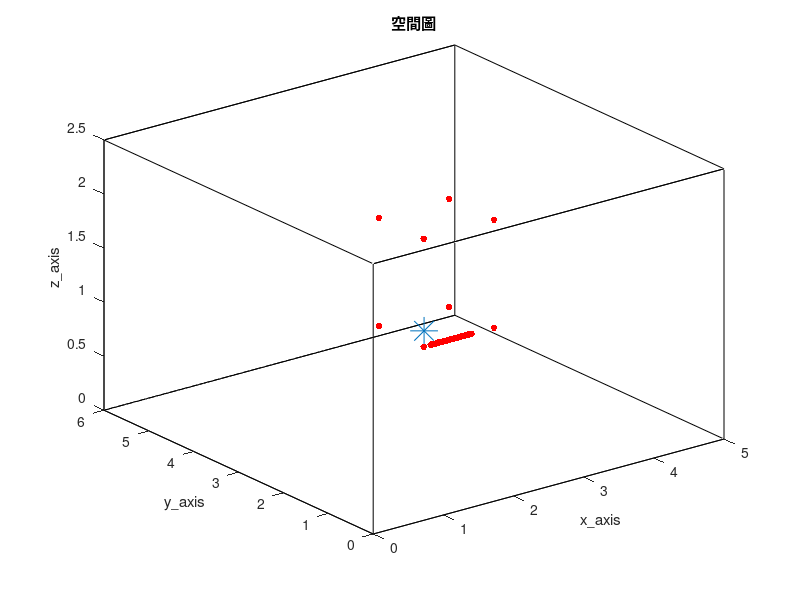

Source code (MATLAB): (Note: this script raises an error after producing the figure.)
clc; clear;
close all;

% 加入資料夾 %
addpath('wpe_v1.33')

tic

%% RIR parameter %%
SorNum = 1;                                              % source number
MicNum_TDOA = 8;                                         % TDOA麥克風數量
MicNum = 38;                                             % number of microphone
c = 343;                                                 % Sound velocity (m/s)
fs = 16000;                                              % Sample frequency (samples/s)

% distributed 8 mic %
mic_x = [ 200 ; 300 ; 300 ; 200 ; 200 ; 300 ; 300 ; 200 ]./100;
mic_y = [ 200 ; 200 ; 300 ; 300 ; 200 ; 200 ; 300 ; 300 ]./100;
mic_z = [ 100 ; 100 ; 100 ; 100 ; 200 ; 200 ; 200 ; 200 ]./100;
MicPos = [mic_x, mic_y, mic_z,];

% ULA 30 mics %
MicStart = [210, 200, 100]/100;
spacing = 0.02;
for i = MicNum_TDOA+1:MicNum
    MicPos(i, :) = [MicStart(1, 1)+(i-(MicNum_TDOA+1))*spacing, MicStart(1, 2), MicStart(1, 3)];
end

SorPos = [210, 215, 110]/100;                            % source position (m)
room_dim = [500, 600, 250]/100;                          % Room dimensions [x y z] (m)
%%%%%%%%%%%%%%%%%%%%%%%%%%%%%%%%%%%%%%%%%%%%%%%%%%%%%%%%%%%%%%%%%%%%%%%%%%%%%%%%%%%%%%%%%%%%%%%%%%%%%%%%%%%%%%%%%%%
reverberation_time = 0.2;                                % Reverberation time (s)
points_rir = 4096;                                       % Number of rir points (需比 reverberation time 還長)
look_mic = 38;
%%%%%%%%%%%%%%%%%%%%%%%%%%%%%%%%%%%%%%%%%%%%%%%%%%%%%%%%%%%%%%%%%%%%%%%%%%%%%%%%%%%%%%%%%%%%%%%%%%%%%%%%%%%%%%%%%%%
mtype = 'omnidirectional';                               % Type of microphone
order = -1;                                              % -1 equals maximum reflection order!
dim = 3;                                                 % Room dimension
orientation = 0;                                         % Microphone orientation (rad)
hp_filter = 1;                                           % Disable high-pass filter

referencce_point = MicPos(1, :);
sorpos_groundtruth = SorPos - referencce_point;

figure(1);
plot3( [0 room_dim(1, 1) room_dim(1, 1) 0 0 0 room_dim(1, 1) room_dim(1, 1) 0 0 room_dim(1, 1) room_dim(1, 1) 0 0 room_dim(1, 1) room_dim(1, 1)], ...
       [0 0 room_dim(1, 2) room_dim(1, 2) 0 0 0 room_dim(1, 2) room_dim(1, 2) room_dim(1, 2) room_dim(1, 2) room_dim(1, 2) room_dim(1, 2) 0 0 0], ...
       [0 0 0 0 0 room_dim(1, 3) room_dim(1, 3) room_dim(1, 3) room_dim(1, 3) 0 0 room_dim(1, 3) room_dim(1, 3) room_dim(1, 3) room_dim(1, 3) 0] , 'k')
hold on
plot3(MicPos(:, 1), MicPos(:, 2), MicPos(:, 3), 'r.', 'MarkerSize', 15)
hold on
plot3(SorPos(:, 1), SorPos(:, 2), SorPos(:, 3), '*', 'MarkerSize', 20)
hold off
xlabel('x\_axis')
ylabel('y\_axis')
zlabel('z\_axis')
title('空間圖')
shg

%% load ground-truth RIR (h) %%
% % 產生 RIR 和存.mat 檔 %
% h = rir_generator(c, fs, MicPos, SorPos, room_dim, reverberation_time, points_rir, mtype, order, dim, orientation, hp_filter);
% rir_filename_str = ['h\h_', string(reverberation_time), 'x', string(MicNum), 'x', string(points_rir), '.mat'];
% rir_filemane = join(rir_filename_str, '');
% save(rir_filemane, 'h')

rir_filename_str = ['h\h_', string(reverberation_time), 'x', string(MicNum), 'x', string(points_rir), '.mat'];
rir_filemane = join(rir_filename_str, '');
load(rir_filemane)

%% window parameter %%
NFFT = 1024;
hopsize = 256;

win = hamming(NFFT);
osfac = round(NFFT/hopsize);

frequency = NFFT/2 + 1;
L = length(hopsize:hopsize:points_rir+2*NFFT-2);    % (len(win) + len(win) - 1) + points_rir - 1
freqs_vector = linspace(0, fs/2, frequency);

%% 讀音檔 (source) %%
Second = 23;
SorLen =  Second*fs;

% load speech source %
[source_transpose, fs] = audioread('245.wav', [1, SorLen]);
source = source_transpose.';

%% 產生麥克風訊號，先在時域上 convolution 再做 stft (y_nodelay y_delay Y_delay ) %%
% convolution source and RIR %
as = zeros(MicNum, points_rir+SorLen-1);
for i = 1 : MicNum
    as(i, :) = conv(h(i, :), source);
end

extra_delay_y = (ceil(NFFT/hopsize) - 1)*hopsize;    % put delay for equilization between time convolution and CTF 
y_delay = zeros(MicNum, SorLen);
y_delay(:, extra_delay_y+1:end) = as(:, 1:SorLen-extra_delay_y);
y_nodelay = as(:, 1:SorLen);

% y_delay 轉頻域 %
y_delay_transpose = y_delay.';
[Y_delay, ~, ~] = stft(y_delay_transpose, fs, Window=win, OverlapLength=NFFT-hopsize, FFTLength=NFFT, FrequencyRange='onesided');
NumOfFrame = size(Y_delay, 2);

%% TDOA localization %%
% GCC-PHAT for delay estimation %
delay = zeros(MicNum_TDOA-1, 1);
difference = zeros(MicNum_TDOA-1, 1);
for i = 1:MicNum_TDOA-1
    delay(i, :) = gccphat(y_nodelay(i+1,:).', y_nodelay(1,:).', fs);
    difference(i, :) = delay(i, :)*c;
end

% mics position with repect to reference point %
micpos = [mic_x, mic_y, mic_z,] - referencce_point;

% generate parameters matrix %
A = 2*[micpos(2:end, :), difference];
b = micpos(2:end, 1).^2 + micpos(2:end, 2).^2 + micpos(2:end, 3).^2 - difference.^2;
%%%%%%%%%%%%%%%%%%%%%%%%%%%%%%%%%%%%%%%%%%%%%%%%%%%%%%%%%%%%%%%%%%%%%%%%%%%%%%%%%%%%%%%%%%%%%%%%%%%%%%%%%%%%%%%%%%%
sigma = 0.01;
%%%%%%%%%%%%%%%%%%%%%%%%%%%%%%%%%%%%%%%%%%%%%%%%%%%%%%%%%%%%%%%%%%%%%%%%%%%%%%%%%%%%%%%%%%%%%%%%%%%%%%%%%%%%%%%%%%%
psi = 4*sigma^2*(ones(MicNum_TDOA-1, 1)*ones(MicNum_TDOA-1, 1).' + eye(MicNum_TDOA-1))*difference*difference.';
dia_load_psi = 1;
invpsi = inv(psi+dia_load_psi*eye(MicNum_TDOA-1)); 
P = [1 0 0 0;0 1 0 0;0 0 1 0;0 0 0 -1];

% find possible root %
syms Z
theta = pinv(A.'*invpsi*A+Z*P )*(A.'*invpsi*b);
I = theta.'*P*theta;
[num, den] = numden(I);
poly = sym2poly(num);
roots = roots(poly);
roots_real = roots(imag(roots)==0, :);    % 取只有實數的根
if isempty(roots_real)
    roots_real = [roots_real; 0];
end

% find actual root from posible root %
if size(roots_real, 1) > 1
    theta = zeros(4, size(roots_real, 1));
    costfun = zeros(size(roots_real, 1), 1);
    for i = 1:size(roots_real, 1)
        theta(:, i) = pinv(A.'*invpsi*A+roots_real(i, :)*P )*(A.'*invpsi*b);
        costfun(i, :) = (A*theta(:, i)-b).'*invpsi*(A*theta(:, i)-b);
    end

    [~, min_index] = min(costfun);
    sorpos_estimation = theta(1:3, min_index).';
else
    theta = pinv(A.'*invpsi*A+roots_real*P )*(A.'*invpsi*b);
    sorpos_estimation = theta(1:3, :).';
end

%% load y_wpe (y_wpe) %%
% % do wpe %
% y_wpe = wpe(y_nodelay.', 'wpe_parameter.m');
% y_wpe = y_wpe.';
% 
% % 存 wpe mat %
% y_wpe_filename_str = ['y\y_wpe_', string(reverberation_time), '.mat'];
% y_wpe_filename = join(y_wpe_filename_str, '');
% save(y_wpe_filename, 'y_wpe')

% load y_wpe %
y_wpe_filename_str = ['y\y_wpe_', string(reverberation_time), '.mat'];
y_wpe_filename = join(y_wpe_filename_str, '');
load(y_wpe_filename);

%% DAS beamformer (Y_DAS) %%
% 算 mic 與 source 之距離 %
distance = zeros(MicNum, SorNum);
for i = 1 : MicNum
    distance(i, :) =  sqrt(sum((SorPos - MicPos(i, :)).^2));    % 其實應該用sorpos_estimation+referencce_point 不過差不到一公分
end

% 算 a %
a = zeros(MicNum, SorNum, frequency);
for n = 1:frequency
    omega = 2*pi*freqs_vector(n);
    a(:, :, n) = exp(-1j*omega/c*distance)./distance;
end

% 算 DAS weight %
w = a/MicNum;

% 算 Y_DAS %
y_wpe_transpose = y_wpe.';
[Y_wpe, ~, ~] = stft(y_wpe_transpose, fs, Window=win, OverlapLength=NFFT-hopsize, FFTLength=NFFT, FrequencyRange='onesided');

Y_DAS = zeros(frequency, NumOfFrame);
for FrameNo= 1:NumOfFrame
    for n = 1: frequency
         Y_DAS(n, FrameNo) = w(:, :, n)'*squeeze(Y_wpe(n, FrameNo, :));
    end  

end

%%  Wiener filter %%
start_ini_frame = L;
ini_frame = NumOfFrame;

% compute Rss %
forfac_ini_Rss = 0.999;
Rss = zeros(L, L, frequency);
for FrameNo= start_ini_frame:ini_frame
    S_choose = Y_DAS(:, FrameNo+1-L:FrameNo).';
    for n = 1: frequency
         Rss(:,:,n) = forfac_ini_Rss*Rss(:,:,n) + (1-forfac_ini_Rss)*flip(S_choose(:,n)) * flip(S_choose(:,n))';
    end  

end

% compute Rsy %
forfac_ini_Rsy = 0.999;
Rsy = zeros(L, MicNum, frequency);
for FrameNo= start_ini_frame:ini_frame
    S_choose = Y_DAS(:, FrameNo+1-L:FrameNo).';
    Y_choose = squeeze(Y_delay(:, FrameNo, :)).';
    for n = 1: frequency
         Rsy(:,:,n) = forfac_ini_Rsy*Rsy(:,:,n) + (1-forfac_ini_Rsy)*flip(S_choose(:,n)) * Y_choose(:,n)';
    end 

end

% Wiener solution %
A = zeros(MicNum, L, frequency);
dia_load_ini = 10^(-7);
for n = 1:frequency
    A(:,:,n) = Rsy(:,:,n)'/(Rss(:,:,n) + dia_load_ini.*eye(L));
end

% A 轉回時域 %
A_forplot = zeros(frequency, L, MicNum);
for i = 1 : MicNum
    A_forplot(:, :, i) = squeeze(A(i, :, :)).';
end

A_tdomain = reconstruct_RIR_normalwindow(points_rir, NFFT, hopsize, L, win, fs, frequency, MicNum, A_forplot);    % dimension = MicNum x (points_rir+(osfac-1)*hopsize)
A_tdomain = A_tdomain(:, hopsize*(osfac-1)+1:end);
ratio_A_tdomain = zeros(MicNum, 1);
for i = 1:MicNum
    ratio_A_tdomain(i, :) = max(abs(h(i, :)))/max(abs(A_tdomain(i, :)));
end

A_tdomain = A_tdomain.*ratio_A_tdomain;

%  算 NRMSPM %
h_NRMSPM = reshape(h.', [MicNum*points_rir 1]);
aa_NRMSPM = reshape(A_tdomain.', [MicNum*points_rir 1]);
NRMSPM_Wiener = 20*log10(norm(h_NRMSPM-h_NRMSPM.'*aa_NRMSPM/(aa_NRMSPM.'*aa_NRMSPM)*aa_NRMSPM)/norm(h_NRMSPM));

% plot and save estimated RIR and ATF fig %
algorithm = 'Wiener';
h_yaxis_upperlimit = max(h(look_mic, :)) + 0.01;
h_yaxis_underlimit = min(h(look_mic, :)) - 0.01;
ATF = fft(h, points_rir, 2);
ATF_estimated = fft(A_tdomain, points_rir, 2);

figure(1)
plot(h(look_mic, :), 'r');
hold on
plot(A_tdomain(look_mic, :), 'b');
hold off
ylim([h_yaxis_underlimit h_yaxis_upperlimit])
xlim([1 points_rir])
legend('ground-truth RIR', 'estimated RIR')
xlabel('time samples')
ylabel('RIR')

fig_filename_str = ['fig\CTF_combined_', string(reverberation_time), 'x', algorithm, '_RIR.fig'];
fig_filename = join(fig_filename_str, '');
savefig(fig_filename)

figure(2)
subplot(2, 1, 1);
semilogx(linspace(0, fs/2, points_rir/2+1), 20*log10(abs(ATF(look_mic, 1:points_rir/2+1))), 'r');
hold on
semilogx(linspace(0, fs/2, points_rir/2+1), 20*log10(abs(ATF_estimated(look_mic, 1:points_rir/2+1))), 'b');
hold off
xlim([200 8000])
legend('ground-truth ATF', 'estimated ATF')
xlabel('frequency (Hz)')
ylabel('dB')

subplot(2, 1, 2);
semilogx(linspace(0, fs/2, points_rir/2+1), unwrap(angle(ATF(look_mic, 1:points_rir/2+1))), 'r');
hold on
semilogx(linspace(0, fs/2, points_rir/2+1), unwrap(angle(ATF_estimated(look_mic, 1:points_rir/2+1))), 'b');
hold off
xlim([200 8000])
legend('ground-truth ATF', 'estimated ATF')
xlabel('frequency (Hz)')
ylabel('phase (radius)')

fig_filename_str = ['fig\CTF_combined_', string(reverberation_time), 'x', algorithm, '_ATF.fig'];
fig_filename = join(fig_filename_str, '');
savefig(fig_filename)

% save A_tdomain %
A_filename_str = ['A_tdomain\CTF_combined_', string(reverberation_time), 'x', algorithm, '_A_tdomain.mat'];
A_filename = join(A_filename_str, '');
save(A_filename, 'A_tdomain')

% MINT %
g_len = floor(points_rir/1000)/4*3000;
weight_len = floor(g_len/4);
dia_load_MINT = 10^(-7);
source_MINT_Wiener = MINT(A_tdomain, y_nodelay, g_len, weight_len, dia_load_MINT);

%% RLS %%
start_ini_frame = L;
ini_frame = NumOfFrame;

% vector error RLS %
A = zeros(MicNum, L, frequency);
error = zeros(MicNum, (ini_frame-start_ini_frame+1), frequency);
lambda = 0.99;
for n = 1: frequency
    weight = zeros(L, MicNum);
    P = (1e-2)^-1*eye(L);
    for FrameNo = start_ini_frame:ini_frame
        Y_DAS_choose = flip(Y_DAS(n, FrameNo-L+1:FrameNo).');
        Y_delay_choose = squeeze(Y_delay(n, FrameNo, :));
        error(:, FrameNo-start_ini_frame+1, n) = Y_delay_choose' - Y_DAS_choose'*weight;
        k_RLS = lambda^-1*P*Y_DAS_choose/(1 + lambda^-1*Y_DAS_choose'*P*Y_DAS_choose);
        weight = weight + k_RLS*error(:, FrameNo-start_ini_frame+1, n).';
        P = lambda^-1*P - lambda^-1*k_RLS*Y_DAS_choose'*P;
    end

    A(:, :, n) = weight';
end

% A 轉回時域 %
A_forplot = zeros(frequency, L, MicNum);
for i = 1 : MicNum
    A_forplot(:, :, i) = squeeze(A(i, :, :)).';
end

A_tdomain = reconstruct_RIR_normalwindow(points_rir, NFFT, hopsize, L, win, fs, frequency, MicNum, A_forplot);    % dimension = MicNum x (points_rir+(osfac-1)*hopsize)
A_tdomain = A_tdomain(:, hopsize*(osfac-1)+1:end);
ratio_A_tdomain = zeros(MicNum, 1);
for i = 1:MicNum
    ratio_A_tdomain(i, :) = max(abs(h(i, :)))/max(abs(A_tdomain(i, :)));
end

A_tdomain = A_tdomain.*ratio_A_tdomain;

%  算 NRMSPM %
h_NRMSPM = reshape(h.', [MicNum*points_rir 1]);
aa_NRMSPM = reshape(A_tdomain.', [MicNum*points_rir 1]);
NRMSPM_RLS = 20*log10(norm(h_NRMSPM-h_NRMSPM.'*aa_NRMSPM/(aa_NRMSPM.'*aa_NRMSPM)*aa_NRMSPM)/norm(h_NRMSPM));

% plot and save estimated RIR and ATF fig %
algorithm = 'RLS';
h_yaxis_upperlimit = max(h(look_mic, :)) + 0.01;
h_yaxis_underlimit = min(h(look_mic, :)) - 0.01;
ATF = fft(h, points_rir, 2);
ATF_estimated = fft(A_tdomain, points_rir, 2);

figure(3)
plot(h(look_mic, :), 'r');
hold on
plot(A_tdomain(look_mic, :), 'b');
hold off
ylim([h_yaxis_underlimit h_yaxis_upperlimit])
xlim([1 points_rir])
legend('ground-truth RIR', 'estimated RIR')
xlabel('time samples')
ylabel('RIR')

fig_filename_str = ['fig\CTF_combined_', string(reverberation_time), 'x', algorithm, '_RIR.fig'];
fig_filename = join(fig_filename_str, '');
savefig(fig_filename)

figure(4)
subplot(2, 1, 1);
semilogx(linspace(0, fs/2, points_rir/2+1), 20*log10(abs(ATF(look_mic, 1:points_rir/2+1))), 'r');
hold on
semilogx(linspace(0, fs/2, points_rir/2+1), 20*log10(abs(ATF_estimated(look_mic, 1:points_rir/2+1))), 'b');
hold off
xlim([200 8000])
legend('ground-truth ATF', 'estimated ATF')
xlabel('frequency (Hz)')
ylabel('dB')

subplot(2, 1, 2);
semilogx(linspace(0, fs/2, points_rir/2+1), unwrap(angle(ATF(look_mic, 1:points_rir/2+1))), 'r');
hold on
semilogx(linspace(0, fs/2, points_rir/2+1), unwrap(angle(ATF_estimated(look_mic, 1:points_rir/2+1))), 'b');
hold off
xlim([200 8000])
legend('ground-truth ATF', 'estimated ATF')
xlabel('frequency (Hz)')
ylabel('phase (radius)')

fig_filename_str = ['fig\CTF_combined_', string(reverberation_time), 'x', algorithm, '_ATF.fig'];
fig_filename = join(fig_filename_str, '');
savefig(fig_filename)

% save A_tdomain %
A_filename_str = ['A_tdomain\CTF_combined_', string(reverberation_time), 'x', algorithm, '_A_tdomain.mat'];
A_filename = join(A_filename_str, '');
save(A_filename, 'A_tdomain')

% MINT %
g_len = floor(points_rir/1000)/4*3000;
weight_len = floor(g_len/4);
dia_load_MINT = 10^(-7);
source_MINT_RLS = MINT(A_tdomain, y_nodelay, g_len, weight_len, dia_load_MINT);

%% Kalman filter %%
start_ini_frame = L;
ini_frame = NumOfFrame;

% Kalman filter %
A = zeros(MicNum, L, frequency);
parfor i = 1:MicNum
    for n =1:frequency
        weight = zeros(L, 1);
        P = 0.5*eye(L);    % error covariance matrix %
        K = zeros(L, 1);    % Kalman gain %
        R = 10^(-3);    % measurement noise covariance matrix %
        for FrameNo = start_ini_frame:ini_frame
            % no time update only have measurement update %
            K = P*flip(Y_DAS(n, FrameNo-L+1:FrameNo).')*inv(conj(flip(Y_DAS(n, FrameNo-L+1:FrameNo)))*P*flip(Y_DAS(n, FrameNo-L+1:FrameNo).') + R);
            weight = weight + K*(conj(Y_delay(n, FrameNo, i)) - conj(flip(Y_DAS(n, FrameNo-L+1:FrameNo)))*weight);
            P = P - K*conj(flip(Y_DAS(n, FrameNo-L+1:FrameNo)))*P;
        end
    
        A(i, :, n) = weight';
    end

end

% A 轉回時域 %
A_forplot = zeros(frequency, L, MicNum);
for i = 1 : MicNum
    A_forplot(:, :, i) = squeeze(A(i, :, :)).';
end

A_tdomain = reconstruct_RIR_normalwindow(points_rir, NFFT, hopsize, L, win, fs, frequency, MicNum, A_forplot);    % dimension = MicNum x (points_rir+(osfac-1)*hopsize)
A_tdomain = A_tdomain(:, hopsize*(osfac-1)+1:end);
ratio_A_tdomain = zeros(MicNum, 1);
for i = 1:MicNum
    ratio_A_tdomain(i, :) = max(abs(h(i, :)))/max(abs(A_tdomain(i, :)));
end

A_tdomain = A_tdomain.*ratio_A_tdomain;

%  算 NRMSPM %
h_NRMSPM = reshape(h.', [MicNum*points_rir 1]);
aa_NRMSPM = reshape(A_tdomain.', [MicNum*points_rir 1]);
NRMSPM_Kalman = 20*log10(norm(h_NRMSPM-h_NRMSPM.'*aa_NRMSPM/(aa_NRMSPM.'*aa_NRMSPM)*aa_NRMSPM)/norm(h_NRMSPM));

% plot and save estimated RIR and ATF fig %
algorithm = 'Kalman';
h_yaxis_upperlimit = max(h(look_mic, :)) + 0.01;
h_yaxis_underlimit = min(h(look_mic, :)) - 0.01;
ATF = fft(h, points_rir, 2);
ATF_estimated = fft(A_tdomain, points_rir, 2);

figure(5)
plot(h(look_mic, :), 'r');
hold on
plot(A_tdomain(look_mic, :), 'b');
hold off
ylim([h_yaxis_underlimit h_yaxis_upperlimit])
xlim([1 points_rir])
legend('ground-truth RIR', 'estimated RIR')
xlabel('time samples')
ylabel('RIR')

fig_filename_str = ['fig\CTF_combined_', string(reverberation_time), 'x', algorithm, '_RIR.fig'];
fig_filename = join(fig_filename_str, '');
savefig(fig_filename)

figure(6)
subplot(2, 1, 1);
semilogx(linspace(0, fs/2, points_rir/2+1), 20*log10(abs(ATF(look_mic, 1:points_rir/2+1))), 'r');
hold on
semilogx(linspace(0, fs/2, points_rir/2+1), 20*log10(abs(ATF_estimated(look_mic, 1:points_rir/2+1))), 'b');
hold off
xlim([200 8000])
legend('ground-truth ATF', 'estimated ATF')
xlabel('frequency (Hz)')
ylabel('dB')

subplot(2, 1, 2);
semilogx(linspace(0, fs/2, points_rir/2+1), unwrap(angle(ATF(look_mic, 1:points_rir/2+1))), 'r');
hold on
semilogx(linspace(0, fs/2, points_rir/2+1), unwrap(angle(ATF_estimated(look_mic, 1:points_rir/2+1))), 'b');
hold off
xlim([200 8000])
legend('ground-truth ATF', 'estimated ATF')
xlabel('frequency (Hz)')
ylabel('phase (radius)')

fig_filename_str = ['fig\CTF_combined_', string(reverberation_time), 'x', algorithm, '_ATF.fig'];
fig_filename = join(fig_filename_str, '');
savefig(fig_filename)

% save A_tdomain %
A_filename_str = ['A_tdomain\CTF_combined_', string(reverberation_time), 'x', algorithm, '_A_tdomain.mat'];
A_filename = join(A_filename_str, '');
save(A_filename, 'A_tdomain')

% MINT %
g_len = floor(points_rir/1000)/4*3000;
weight_len = floor(g_len/4);
dia_load_MINT = 10^(-7);
source_MINT_Kalman = MINT(A_tdomain, y_nodelay, g_len, weight_len, dia_load_MINT);

%% save .wav 檔 %%
point_start_save = 18*fs;
source_max  = max(abs(source(1, point_start_save:end)));
source_MINT_Wiener_max  = max(abs(source_MINT_Wiener(1, point_start_save:end)));
source_MINT_RLS_max  = max(abs(source_MINT_RLS(1, point_start_save:end)));
source_MINT_Kalman_max  = max(abs(source_MINT_Kalman(1, point_start_save:end)));

source_DAS_transpose = istft(Y_DAS, fs, Window=win, OverlapLength=NFFT-hopsize, FFTLength=NFFT, ConjugateSymmetric=true, FrequencyRange='onesided');
source_DAS = source_DAS_transpose.';
source_DAS_max  = max(abs(source_DAS(1, point_start_save:end)));

audiowrite('wav\source.wav', source(1, point_start_save:end), fs)

ratio_y_nodelay = 0.8 / max(abs(y_nodelay(look_mic, point_start_save:end))) ;
y_filemane_str = ['wav\y_nodelay_partial_', string(reverberation_time), '.wav'];
y_filemane = join(y_filemane_str, '');
audiowrite(y_filemane, y_nodelay(look_mic, point_start_save:end)*ratio_y_nodelay, fs)

source_DAS_filemane_str = ['wav\source_DAS_partial_', string(reverberation_time), '.wav'];
source_DAS_filemane = join(source_DAS_filemane_str, '');
audiowrite(source_DAS_filemane, source_DAS(1, point_start_save:end).*(source_max/source_DAS_max), fs)

source_MINT_filemane_str = ['wav\source_predict_partial_Wiener_MINT_', string(reverberation_time), '.wav'];
source_MINT_filemane = join(source_MINT_filemane_str, '');
audiowrite(source_MINT_filemane, source_MINT_Wiener(1, point_start_save:end).*(source_max/source_MINT_Wiener_max), fs)

source_MINT_filemane_str = ['wav\source_predict_partial_RLS_MINT_', string(reverberation_time), '.wav'];
source_MINT_filemane = join(source_MINT_filemane_str, '');
audiowrite(source_MINT_filemane, source_MINT_RLS(1, point_start_save:end).*(source_max/source_MINT_RLS_max), fs)

source_MINT_filemane_str = ['wav\source_predict_partial_Kalman_MINT_', string(reverberation_time), '.wav'];
source_MINT_filemane = join(source_MINT_filemane_str, '');
audiowrite(source_MINT_filemane, source_MINT_Kalman(1, point_start_save:end).*(source_max/source_MINT_Kalman_max), fs)

fprintf('done\n')

toc
